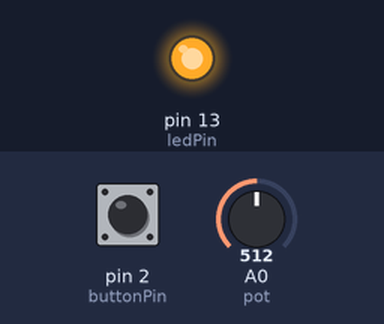
This sketch was run on a simulated Arduino Uno, built with avr-gcc and run on an emulated ATmega328P. Shown: output pins drawn as LEDs (lit = HIGH). The inputs (shaded band) are chosen by the test bench; at power-on: pin 2 (buttonPin) LOW, A0 (pot) = 512. What the sketch prints to the serial monitor is not drawn.

Above: at 1.2 s.
1.3 s: pin 2 (buttonPin) pulled HIGH for 0.15 s
At 1.42 s:
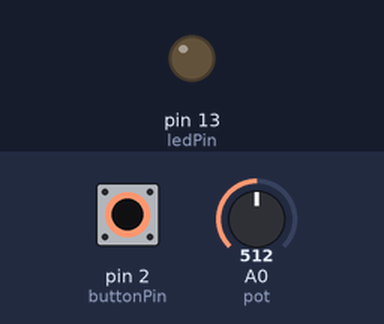
2.9 s: pin 2 (buttonPin) pulled HIGH for 3.2 s
At 7.2 s:
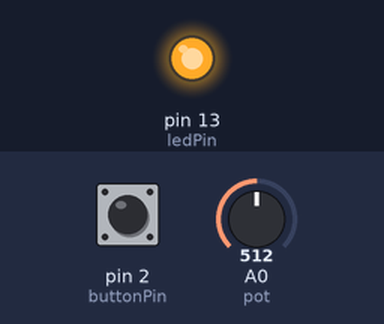
Timing chart, 0 to 8.7 s (numbered marks = the images above; inputs shaded):
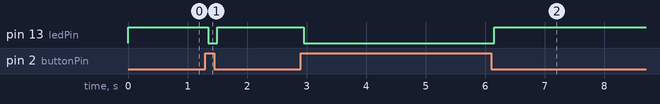

The sketch:

backup.ino
```cpp
//button pins with debounce code in
const int buttonPin = 2;
const int ledPin = 13;

int ledState = HIGH;
boolean buttonState;             //reading from input
int lastButtonState = LOW;   //previous reading for debounce
int pot = A0;
int potValue = 0;
int scene1 = 5;
int sceneX = 10;


// the following variables are unsigned longs because the time, measured in
// milliseconds, will quickly become a bigger number than can be stored in an int.
unsigned long lastDebounceTime = 0;  // the last time the output pin was toggled
unsigned long debounceDelay = 50;    // the debounce time; increase if the output flickers

void setup() {
  pinMode(buttonPin, INPUT);
  pinMode(ledPin, OUTPUT);

  // set initial LED state
  digitalWrite(ledPin, ledState);
  Serial.begin(9600);
}

void loop() {
  int potValue = analogRead(pot); //testing purposes
  int reading = digitalRead(buttonPin);

//  if (potValue < 204) {
//    Serial.write("scene1");
//  }
//  if (potValue >= 204 && potValue < 408) {
//    Serial.write("scene2");
//    digitalWrite(ledPin, LOW);
//  }
//  if (potValue >= 408 && potValue < 612) {
//    Serial.write("scene3");
//    digitalWrite(ledPin, LOW);
//  }
//  if (potValue >= 612 && potValue < 816) {
//    Serial.write("scene4");
//    digitalWrite(ledPin, LOW);
//  }
//  if (potValue >= 816 && potValue < 1024) {
//    Serial.write("scene5");
//    digitalWrite(ledPin, LOW);
//  }

  if (reading != lastButtonState) {
    // reset debouncing timer
    lastDebounceTime = millis();
  }

  if ((millis() - lastDebounceTime) > debounceDelay) {

    // if the button state has changed:
    if (reading != buttonState) {
      buttonState = reading;

      // only toggle the LED if the new button state is HIGH
      if (buttonState) {
          Serial.write(scene1);
          digitalWrite(ledPin, LOW);
      }
      else {
        Serial.write(sceneX);
        digitalWrite(ledPin, HIGH);
      }
      }
    }

  // save the reading. Next time through the loop, it'll be the lastButtonState:
  lastButtonState = reading;
}
```

Measured:
- after the input at 1.3 s, pin 13 (ledPin): HIGH → LOW after 0.05 s, → HIGH 0.15 s later
- after the input at 2.9 s, pin 13 (ledPin): HIGH → LOW after 0.05 s, → HIGH 3.2 s later
